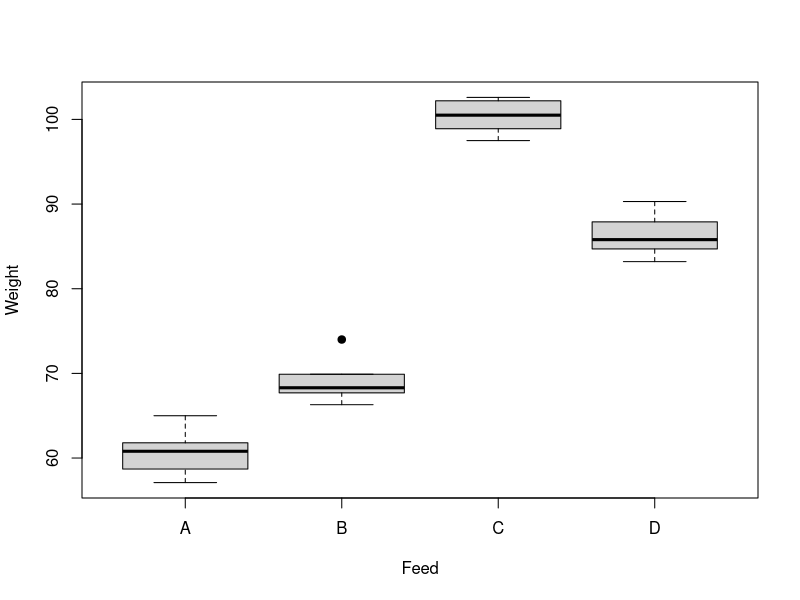
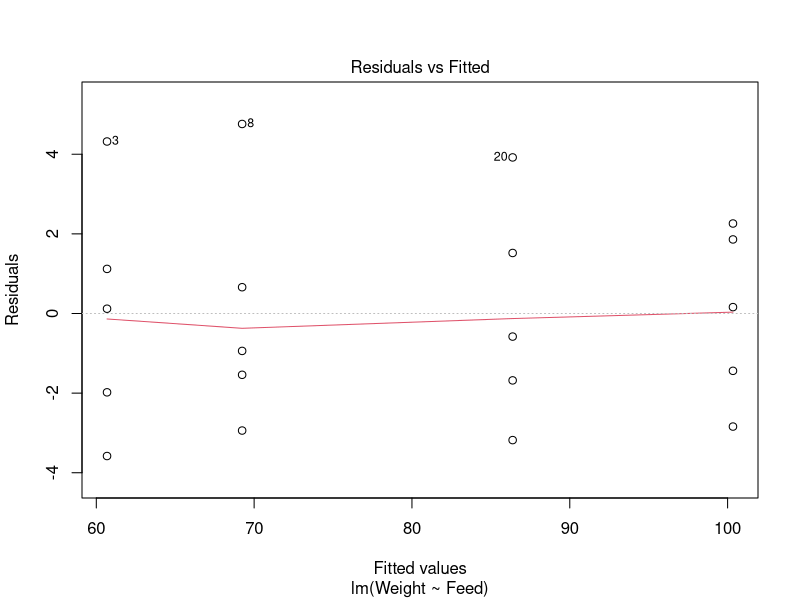
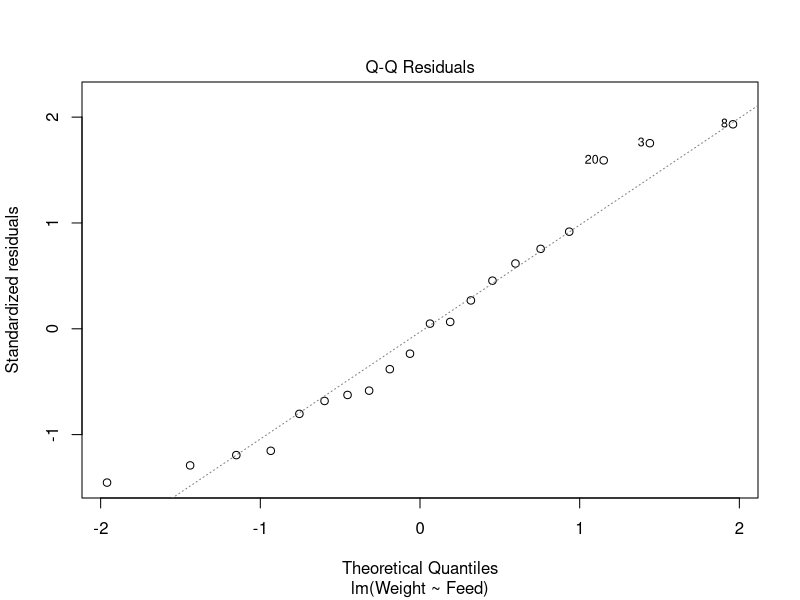
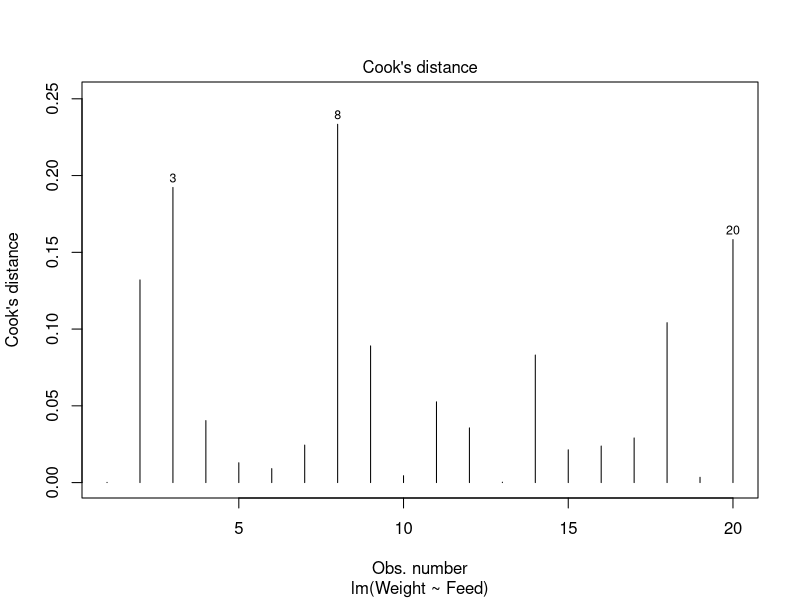
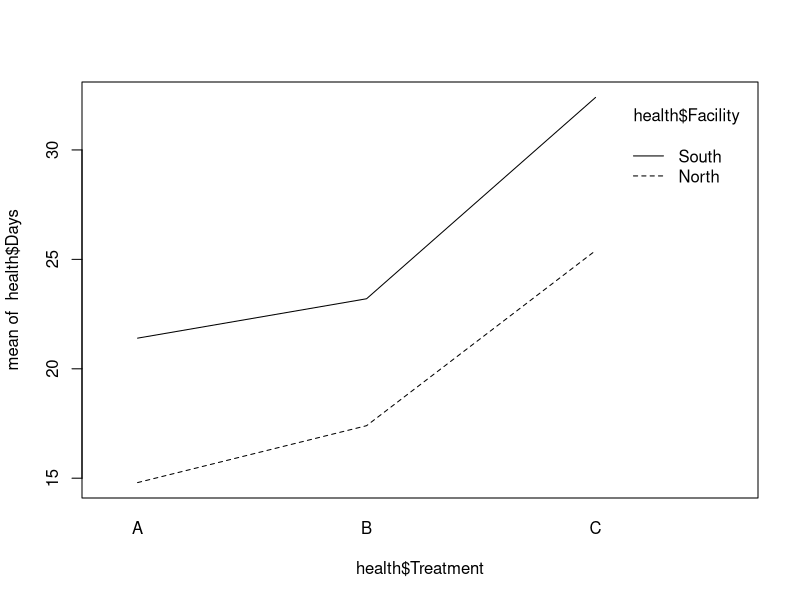
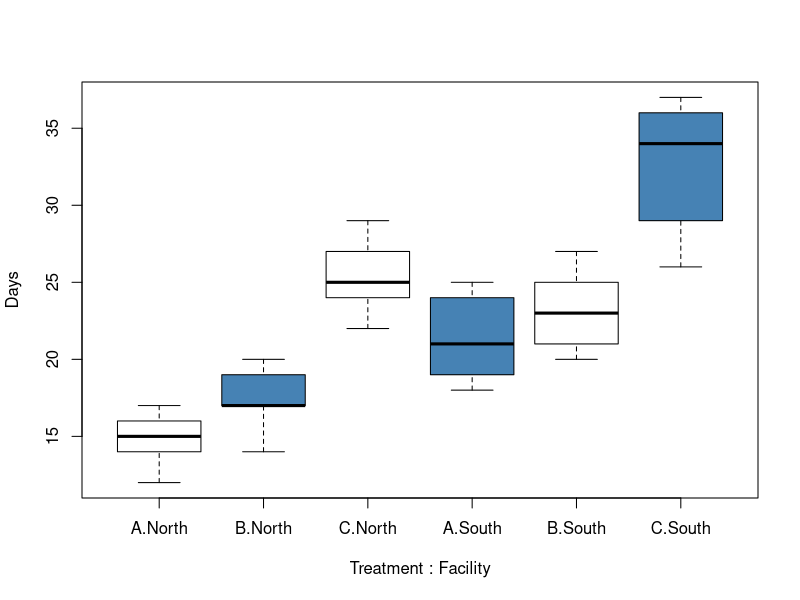
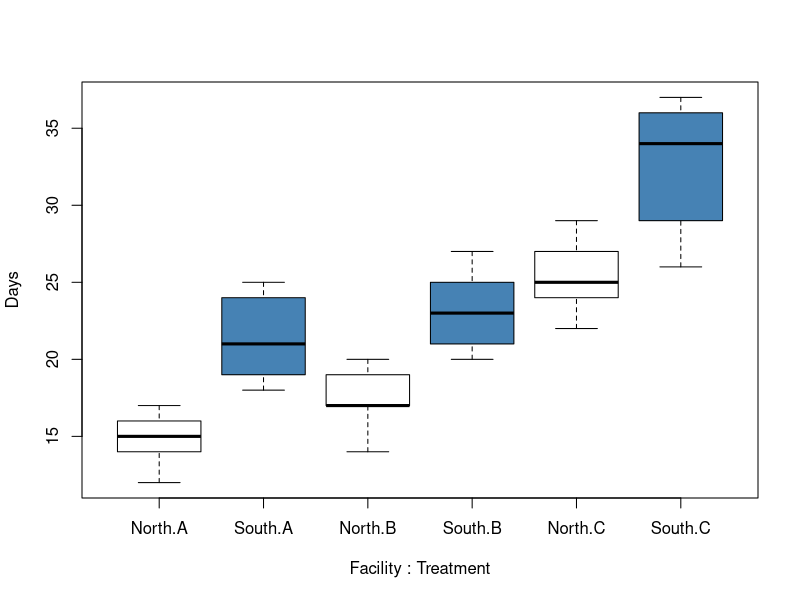
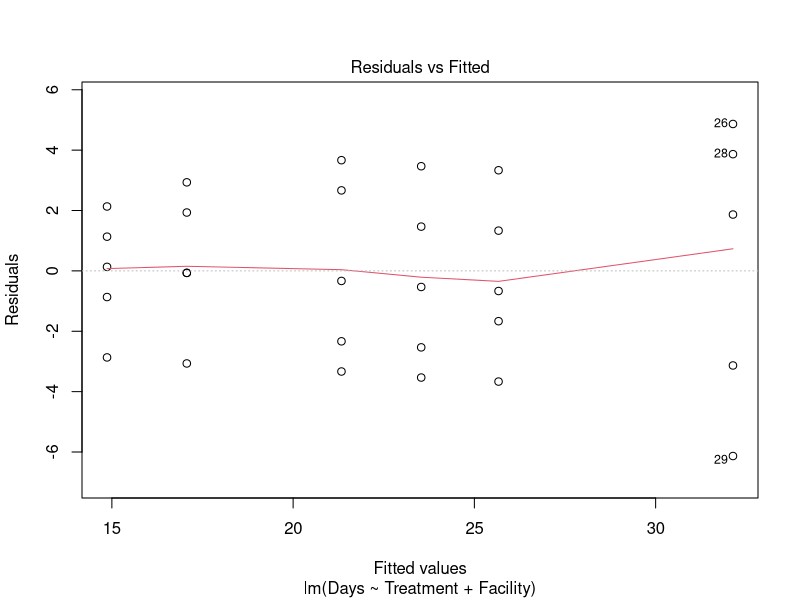

Reproduce these figures in R, in order.
#question1
#a)
animals <- read.csv("animals.csv")
head(animals)
tail(animals)
#b)
animals$Feed
boxplot(Weight~Feed, data = animals, pch = 19)
#c)
animals.lm1<-lm(Weight~Feed, data = animals)
summary(animals.lm1)
anova(animals.lm1)
#d)
plot(animals.lm1, which = 1)
plot(animals.lm1, which = 2)
plot(animals.lm1, which = 4)
#e)
animals.lm2<-aov(Weight~Feed, data = animals)
anova(animals.lm1)
anova(animals.lm2)
TukeyHSD(animals.lm2)
# I am confused about the models,are lm1 and lm2 the same, then why do we need to compare


# question2
#a)
health <- read.csv("health.csv")
head(health)
tail(health)
#b)
interaction.plot(health$Treatment, health$Facility, health$Days)
boxplot(Days~Treatment*Facility, col=c("white", "steelblue"), data 
        =health)
boxplot(Days~Facility*Treatment, col=c("white", "steelblue"), data 
        =health)
#c)
health.lm1<-lm(Days~Treatment*Facility, data = health)
summary(health.lm1)
anova(health.lm1)
#d)
health.lm2<-lm(Days~Treatment+Facility, data = health)
#e)
summary(health.lm2)
anova(health.lm2)
#f)
plot(health.lm2, which = 1)
plot(health.lm2, which = 2)
plot(health.lm2, which = 4)
#g)
# Can you reduce your model ever further by removing either of the main effects (i.e. can you 
# remove Facility or Treatment)?
#h)
health.lm3<-aov(Days~Treatment+Facility, data = health)
anova(health.lm3)
TukeyHSD(health.lm3)





